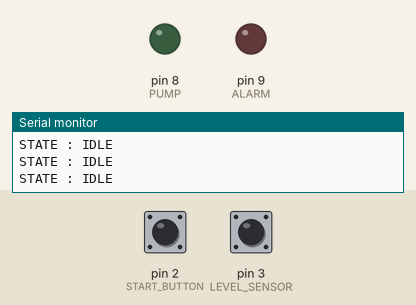
Simulated run of this sketch. Board: Arduino Uno, built with avr-gcc and run on an emulated ATmega328P. On the bench: output pins drawn as LEDs (lit = HIGH), the last lines printed to the serial monitor. The test bench sets the inputs (shaded band); at power-on: pin 2 (START_BUTTON) HIGH, pin 3 (LEVEL_SENSOR) HIGH.

Above: at 1.2 s.
1.3 s: pin 2 (START_BUTTON) pulled LOW for 0.25 s
At 2.6 s:
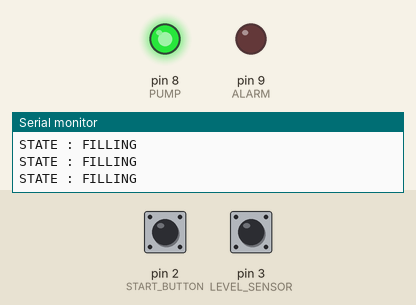
3.4 s: pin 3 (LEVEL_SENSOR) driven LOW
At 5.4 s:
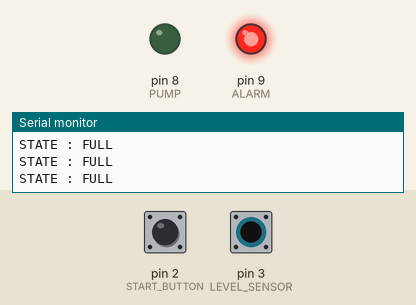
Timing chart, 0 to 8.1 s (numbered marks = the images above; inputs shaded):
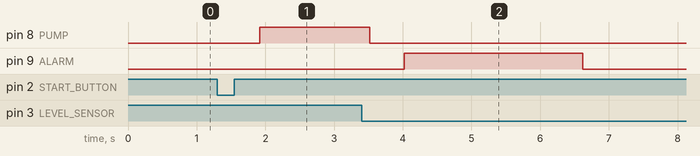

The sketch:

sketch.ino
```cpp
/*
----------------------------------------------------
Industrial Water Tank Controller using FSM
Embedded C Assignment
----------------------------------------------------
Inputs:
D2 -> Start Button
D3 -> Water Level Sensor

Outputs:
D8 -> Pump (Green LED)
D9 -> Alarm (Red LED)
----------------------------------------------------
*/

const int START_BUTTON = 2;
const int LEVEL_SENSOR = 3;

const int PUMP = 8;
const int ALARM = 9;

// FSM States
enum State {
  IDLE,
  FILLING,
  FULL,
  DRAINING
};

State currentState = IDLE;

unsigned long stateTimer = 0;

void setup() {

  pinMode(START_BUTTON, INPUT_PULLUP);
  pinMode(LEVEL_SENSOR, INPUT_PULLUP);

  pinMode(PUMP, OUTPUT);
  pinMode(ALARM, OUTPUT);

  digitalWrite(PUMP, LOW);
  digitalWrite(ALARM, LOW);

  Serial.begin(9600);

  Serial.println("Industrial Water Tank Controller");
  Serial.println("--------------------------------");
}

void loop() {

  switch (currentState) {

    //-------------------------------------------------
    case IDLE:

      digitalWrite(PUMP, LOW);
      digitalWrite(ALARM, LOW);

      Serial.println("STATE : IDLE");

      if (digitalRead(START_BUTTON) == LOW) {

        Serial.println("Start Button Pressed");
        currentState = FILLING;

        delay(300);
      }

      break;

    //-------------------------------------------------
    case FILLING:

      Serial.println("STATE : FILLING");

      digitalWrite(PUMP, HIGH);

      if (digitalRead(LEVEL_SENSOR) == LOW) {

        digitalWrite(PUMP, LOW);

        currentState = FULL;

        stateTimer = millis();

        delay(300);
      }

      break;

    //-------------------------------------------------
    case FULL:

      Serial.println("STATE : FULL");

      digitalWrite(PUMP, LOW);
      digitalWrite(ALARM, HIGH);

      if (millis() - stateTimer >= 3000) {

        digitalWrite(ALARM, LOW);

        currentState = DRAINING;

        stateTimer = millis();
      }

      break;

    //-------------------------------------------------
    case DRAINING:

      Serial.println("STATE : DRAINING");

      digitalWrite(PUMP, LOW);

      if (millis() - stateTimer >= 3000) {

        Serial.println("Tank Empty");

        currentState = IDLE;
      }

      break;
  }

  delay(200);
}
```

Measured:
- after the input at 1.3 s, pin 8 (PUMP): LOW → HIGH after 0.62 s
- after the input at 3.4 s, pin 8 (PUMP): HIGH → LOW after 0.12 s; pin 9 (ALARM): LOW → HIGH after 0.62 s, → LOW 2.6 s later
